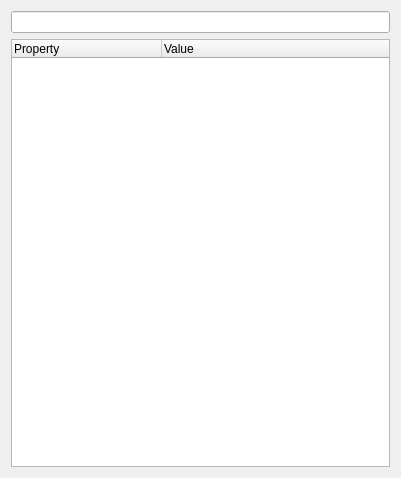
<?xml version="1.0" encoding="UTF-8"?>
<ui version="4.0">
 <class>Properties</class>
 <widget class="QDialog" name="Properties">
  <property name="geometry">
   <rect>
    <x>0</x>
    <y>0</y>
    <width>401</width>
    <height>478</height>
   </rect>
  </property>
  <property name="windowTitle">
   <string>Dialog</string>
  </property>
  <layout class="QVBoxLayout" name="verticalLayout">
   <item>
    <widget class="QLineEdit" name="lineEdit"/>
   </item>
   <item>
    <widget class="QTreeWidget" name="propertyView">
     <property name="columnCount">
      <number>2</number>
     </property>
     <attribute name="headerVisible">
      <bool>true</bool>
     </attribute>
     <attribute name="headerDefaultSectionSize">
      <number>150</number>
     </attribute>
     <attribute name="headerMinimumSectionSize">
      <number>25</number>
     </attribute>
     <column>
      <property name="text">
       <string notr="true">Property</string>
      </property>
     </column>
     <column>
      <property name="text">
       <string notr="true">Value</string>
      </property>
     </column>
    </widget>
   </item>
  </layout>
 </widget>
 <resources/>
 <connections/>
</ui>
